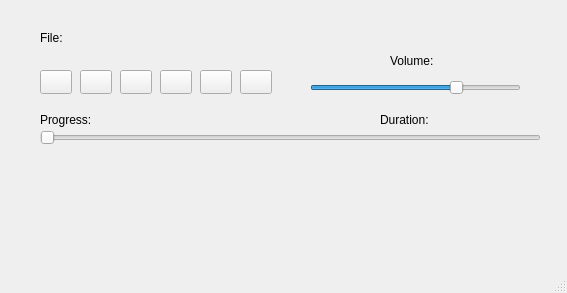
<?xml version="1.0" encoding="UTF-8"?>
<ui version="4.0">
 <class>MainWindow</class>
 <widget class="QMainWindow" name="MainWindow">
  <property name="geometry">
   <rect>
    <x>0</x>
    <y>0</y>
    <width>567</width>
    <height>293</height>
   </rect>
  </property>
  <property name="windowTitle">
   <string>MediaPlayer</string>
  </property>
  <property name="windowIcon">
   <iconset resource="Icons.qrc">
    <normaloff>:/ico/Music_43551.ico</normaloff>:/ico/Music_43551.ico</iconset>
  </property>
  <widget class="QWidget" name="centralwidget">
   <widget class="QPushButton" name="pushButtonOpen">
    <property name="geometry">
     <rect>
      <x>40</x>
      <y>70</y>
      <width>32</width>
      <height>24</height>
     </rect>
    </property>
    <property name="text">
     <string/>
    </property>
   </widget>
   <widget class="QPushButton" name="pushButtonPrev">
    <property name="geometry">
     <rect>
      <x>80</x>
      <y>70</y>
      <width>32</width>
      <height>24</height>
     </rect>
    </property>
    <property name="text">
     <string/>
    </property>
   </widget>
   <widget class="QPushButton" name="pushButtonPlay">
    <property name="geometry">
     <rect>
      <x>120</x>
      <y>70</y>
      <width>32</width>
      <height>24</height>
     </rect>
    </property>
    <property name="text">
     <string/>
    </property>
   </widget>
   <widget class="QPushButton" name="pushButtonPause">
    <property name="geometry">
     <rect>
      <x>160</x>
      <y>70</y>
      <width>32</width>
      <height>24</height>
     </rect>
    </property>
    <property name="text">
     <string/>
    </property>
   </widget>
   <widget class="QPushButton" name="pushButtonStop">
    <property name="geometry">
     <rect>
      <x>200</x>
      <y>70</y>
      <width>32</width>
      <height>24</height>
     </rect>
    </property>
    <property name="text">
     <string/>
    </property>
   </widget>
   <widget class="QPushButton" name="pushButtonNext">
    <property name="geometry">
     <rect>
      <x>240</x>
      <y>70</y>
      <width>32</width>
      <height>24</height>
     </rect>
    </property>
    <property name="text">
     <string/>
    </property>
   </widget>
   <widget class="QSlider" name="horizontalSliderProgress">
    <property name="geometry">
     <rect>
      <x>40</x>
      <y>130</y>
      <width>501</width>
      <height>16</height>
     </rect>
    </property>
    <property name="orientation">
     <enum>Qt::Horizontal</enum>
    </property>
   </widget>
   <widget class="QSlider" name="horizontalSliderVolume">
    <property name="geometry">
     <rect>
      <x>310</x>
      <y>80</y>
      <width>211</width>
      <height>16</height>
     </rect>
    </property>
    <property name="value">
     <number>70</number>
    </property>
    <property name="orientation">
     <enum>Qt::Horizontal</enum>
    </property>
   </widget>
   <widget class="QLabel" name="labelVolume">
    <property name="geometry">
     <rect>
      <x>390</x>
      <y>50</y>
      <width>121</width>
      <height>21</height>
     </rect>
    </property>
    <property name="text">
     <string>Volume:</string>
    </property>
   </widget>
   <widget class="QLabel" name="labelFile">
    <property name="geometry">
     <rect>
      <x>40</x>
      <y>30</y>
      <width>251</width>
      <height>16</height>
     </rect>
    </property>
    <property name="text">
     <string>File:</string>
    </property>
   </widget>
   <widget class="QLabel" name="labelDuration">
    <property name="geometry">
     <rect>
      <x>380</x>
      <y>110</y>
      <width>161</width>
      <height>20</height>
     </rect>
    </property>
    <property name="text">
     <string>Duration:</string>
    </property>
   </widget>
   <widget class="QLabel" name="labelProgress">
    <property name="geometry">
     <rect>
      <x>40</x>
      <y>110</y>
      <width>151</width>
      <height>20</height>
     </rect>
    </property>
    <property name="text">
     <string>Progress:</string>
    </property>
   </widget>
  </widget>
  <widget class="QMenuBar" name="menubar">
   <property name="geometry">
    <rect>
     <x>0</x>
     <y>0</y>
     <width>567</width>
     <height>20</height>
    </rect>
   </property>
  </widget>
  <widget class="QStatusBar" name="statusbar"/>
 </widget>
 <resources>
  <include location="Icons.qrc"/>
 </resources>
 <connections/>
</ui>
